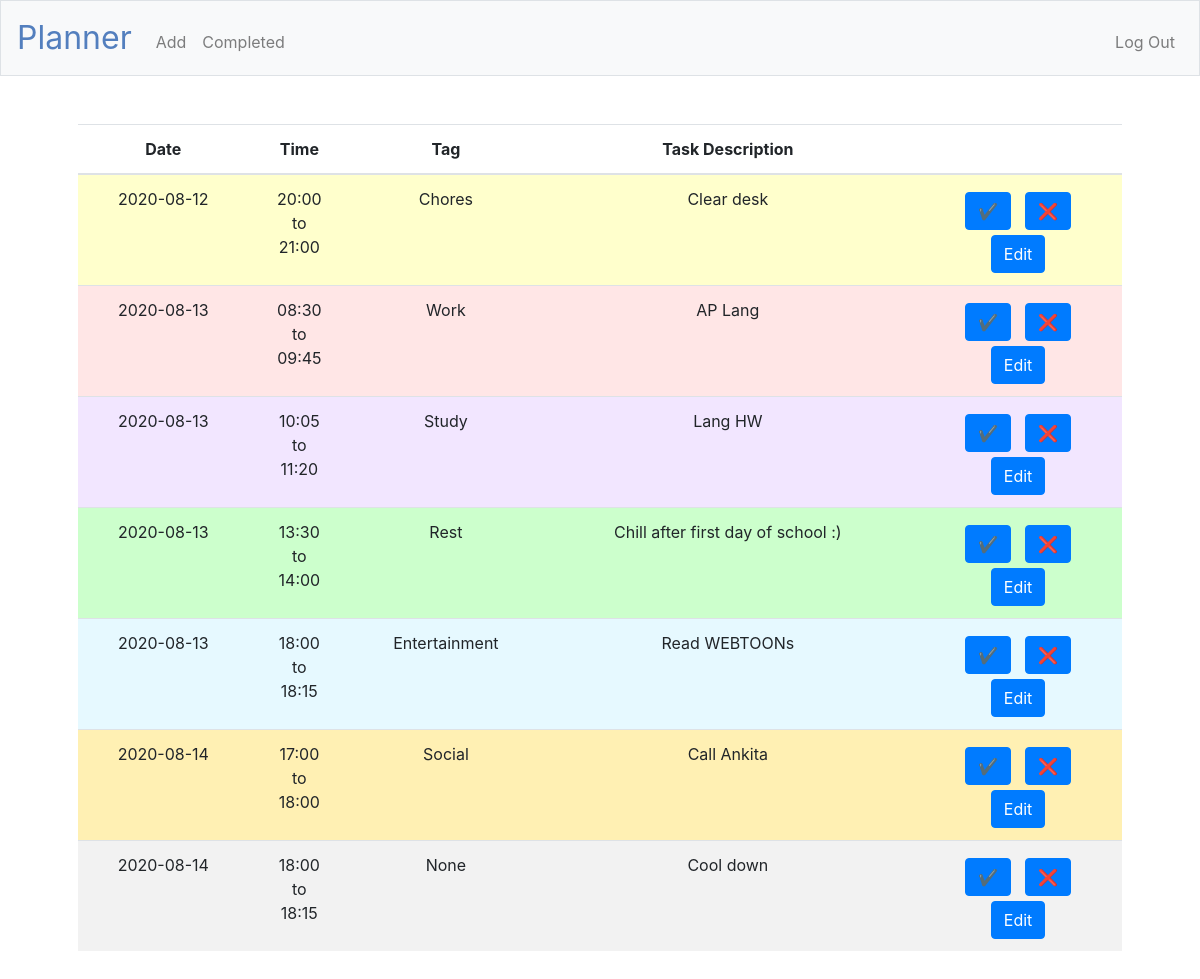
Screenshot of / (signed in) with the database file from the repository.
### tables this page shows
CREATE TABLE 'tasks' ('task_id' integer PRIMARY KEY AUTOINCREMENT NOT NULL, 'tag' text, 'description' text, 'completed' boolean, 'user_id' INTEGER,'start' time,'end' time, 'date' date);

### application.py (the view)
@app.route("/")
@login_required
def tasks():
    current_user = session["user_id"]
    tasks = db.execute("SELECT * FROM tasks WHERE user_id=:user AND completed=0 ORDER BY date, start, end", user=current_user)
    if len(tasks) == 0:
        return render_template("tasks.html", tasks=tasks)
    return render_template("tasks.html", tasks=tasks)

### application.py (called while the page is built)
@app.after_request
def after_request(response):
    response.headers["Cache-Control"] = "no-cache, no-store, must-revalidate"
    response.headers["Expires"] = 0
    response.headers["Pragma"] = "no-cache"
    return response

### helpers.py (called while the page is built)
def login_required(f):
    @wraps(f)
    def decorated_function(*args, **kwargs):
        if session.get("user_id") is None:
            return redirect("/login")
        return f(*args, **kwargs)
    return decorated_function

### templates/tasks.html (shortened to what this page needs)
{% extends "layout.html" %}
{% block main %}
    <table class = "table table-striped">
            <thead>
                <tr>
                    <th>Date</th>
                    <th>Time</th>
                    <th>Tag</th>
                    <th>Task Description</th>
                    <th></th>
                </tr>
            </thead>
            <tbody>
                {% for task in tasks %}
                    <tr>
                        <td class="{{task["tag"]}}">{{task["date"]}}</td>
                        <td class="{{task["tag"]}}">{{task["start"]}} <br>to<br> {{task["end"]}}</td>
                        {% if task["tag"]=="None" %}
                        <td class="{{task["tag"]}}"></td>
                        {% else %}
                        <td class="{{task["tag"]}}">{{task["tag"]}}</td>
                        {% endif %}
                        <td class="{{task["tag"]}}">{{task["description"]}}</td>
                        <td class="{{task["tag"]}}">
                            <form action="/confirmcomplete" method="post" class="confirmsubmit">
                                <button class="btn btn-primary" type="submit">&#10004;</button>
                            </form>
                            <form action="/confirmdelete" method="post" class="confirmsubmit">
                                <button class="btn btn-primary" type="submit">&#10060;</button>
                            </form>
                            <br>
                            <form action="/editpage" method="post">
                                <button class="btn btn-primary" type="submit">Edit</button>
                            </form>
                        </td>
                    </tr>
                {% endfor %}
            </tbody>
    </table>
{% endblock %}

### templates/layout.html (shortened to what this page needs)
<!DOCTYPE html>
<html lang="en">
    <head>
        <link href="https://maxcdn.bootstrapcdn.com/bootstrap/4.1.3/css/bootstrap.min.css" rel="stylesheet">
        <link href="/static/style.css" rel="stylesheet">
    </head>
    <body>
        <nav class="navbar navbar-expand-md navbar-light bg-light border">
            <a class="navbar-brand" href="/"><span class="blue">Planner</span></a>
            <div class="collapse navbar-collapse" id="navbar">
                {% if session.user_id %}
                    <ul class="navbar-nav mr-auto mt-2">
                        <li class="nav-item"><a class="nav-link" href="/add">Add</a></li>
                        <li class="nav-item"><a class="nav-link" href="/history">Completed</a></li>
                    </ul>
                    <ul class="navbar-nav ml-auto mt-2">
                        <li class="nav-item"><a class="nav-link" href="/logout">Log Out</a></li>
                    </ul>
                {% else %}
                    <ul class="navbar-nav ml-auto mt-2">
                        <li class="nav-item"><a class="nav-link" href="/register">Register</a></li>
                        <li class="nav-item"><a class="nav-link" href="/login">Log In</a></li>
                    </ul>
                {% endif %}
            </div>
        </nav>
        <main class="container p-5">
            {% block main %}{% endblock %}
        </main>
    </body>
</html>

### static/style.css (style rules this page uses)
nav .navbar-brand { font-size: xx-large; }
nav .navbar-brand .blue { color: #537fbe; }
main { overflow-x: auto; text-align: center; }
.confirmsubmit { display: inline-block; padding: 5px; }
.Work { background-color: #ffe6e6; }
.Study { background-color: #f2e6ff; }
.Social { background-color: #fff0b3; }
.Rest { background-color: #ccffcc; }
.Entertainment { background-color: #e6f9ff; }
.None { background-color: #f2f2f2; }
.Chores { background-color: #ffffcc; }

### rows the page displays
tasks: date "2020-08-12", start "20:00", end "21:00", tag "Chores", description "Clear desk"
tasks: date "2020-08-13", start "08:30", end "09:45", tag "Work", description "AP Lang"
tasks: date "2020-08-13", start "10:05", end "11:20", tag "Study", description "Lang HW"
tasks: date "2020-08-13", start "13:30", end "14:00", tag "Rest", description "Chill after first day of school :)"
tasks: date "2020-08-13", start "18:00", end "18:15", tag "Entertainment", description "Read WEBTOONs"
tasks: date "2020-08-14", start "17:00", end "18:00", tag "Social", description "Call Ankita"
tasks: date "2020-08-14", start "18:00", end "18:15", tag "None", description "Cool down"
